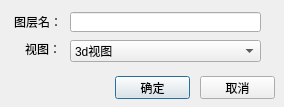
<?xml version="1.0" encoding="UTF-8"?>
<ui version="4.0">
 <class>AddLayerDialog</class>
 <widget class="QDialog" name="AddLayerDialog">
  <property name="geometry">
   <rect>
    <x>0</x>
    <y>0</y>
    <width>284</width>
    <height>107</height>
   </rect>
  </property>
  <property name="windowTitle">
   <string>添加图层</string>
  </property>
  <widget class="QLabel" name="label_3">
   <property name="geometry">
    <rect>
     <x>25</x>
     <y>41</y>
     <width>41</width>
     <height>16</height>
    </rect>
   </property>
   <property name="text">
    <string>视图：</string>
   </property>
  </widget>
  <widget class="QPushButton" name="pushButton">
   <property name="geometry">
    <rect>
     <x>115</x>
     <y>76</y>
     <width>75</width>
     <height>23</height>
    </rect>
   </property>
   <property name="text">
    <string>确定</string>
   </property>
  </widget>
  <widget class="QPushButton" name="pushButton_2">
   <property name="geometry">
    <rect>
     <x>200</x>
     <y>76</y>
     <width>75</width>
     <height>23</height>
    </rect>
   </property>
   <property name="text">
    <string>取消</string>
   </property>
  </widget>
  <widget class="QLineEdit" name="lineEdit">
   <property name="geometry">
    <rect>
     <x>70</x>
     <y>12</y>
     <width>191</width>
     <height>20</height>
    </rect>
   </property>
  </widget>
  <widget class="QLabel" name="label_10">
   <property name="geometry">
    <rect>
     <x>14</x>
     <y>14</y>
     <width>60</width>
     <height>16</height>
    </rect>
   </property>
   <property name="text">
    <string>图层名：</string>
   </property>
  </widget>
  <widget class="QComboBox" name="comboBox">
   <property name="geometry">
    <rect>
     <x>70</x>
     <y>40</y>
     <width>191</width>
     <height>22</height>
    </rect>
   </property>
   <item>
    <property name="text">
     <string>3d视图</string>
    </property>
   </item>
   <item>
    <property name="text">
     <string>2d视图</string>
    </property>
   </item>
  </widget>
 </widget>
 <resources/>
 <connections/>
</ui>
